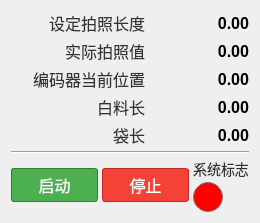
              <widget class="QWidget" name="widget_panelPhoto" native="true">
               <property name="sizePolicy">
                <sizepolicy hsizetype="Expanding" vsizetype="Expanding">
                 <horstretch>0</horstretch>
                 <verstretch>0</verstretch>
                </sizepolicy>
               </property>
               <property name="minimumSize">
                <size>
                 <width>260</width>
                 <height>0</height>
                </size>
               </property>
               <property name="maximumSize">
                <size>
                 <width>260</width>
                 <height>16777215</height>
                </size>
               </property>
               <property name="styleSheet">
                <string notr="true">QWidget#widget_panelPhoto {
    background-color: white;
    border: 1px solid #c8c8c8;
    border-radius: 4px;
}</string>
               </property>
               <layout class="QVBoxLayout" name="vLayout_panelPhoto">
                <property name="spacing">
                 <number>4</number>
                </property>
                <item>
                 <layout class="QHBoxLayout" name="hLayout_setPhotoLength">
                  <item>
                   <widget class="QLabel" name="label_setPhotoLength">
                    <property name="styleSheet">
                     <string notr="true">QLabel {
    font-size: 16px;
    color: #333333;
    border: none;
}</string>
                    </property>
                    <property name="text">
                     <string>设定拍照长度</string>
                    </property>
                    <property name="alignment">
                     <set>Qt::AlignmentFlag::AlignRight|Qt::AlignmentFlag::AlignTrailing|Qt::AlignmentFlag::AlignVCenter</set>
                    </property>
                   </widget>
                  </item>
                  <item>
                   <widget class="QLabel" name="label_setPhotoLengthValue">
                    <property name="minimumSize">
                     <size>
                      <width>100</width>
                      <height>0</height>
                     </size>
                    </property>
                    <property name="maximumSize">
                     <size>
                      <width>100</width>
                      <height>16777215</height>
                     </size>
                    </property>
                    <property name="styleSheet">
                     <string notr="true">QLabel {
    font-size: 16px;
    font-weight: bold;
    color: #000000;
    border: none;
}</string>
                    </property>
                    <property name="text">
                     <string>0.00</string>
                    </property>
                    <property name="alignment">
                     <set>Qt::AlignmentFlag::AlignRight|Qt::AlignmentFlag::AlignTrailing|Qt::AlignmentFlag::AlignVCenter</set>
                    </property>
                   </widget>
                  </item>
                 </layout>
                </item>
                <item>
                 <layout class="QHBoxLayout" name="hLayout_actualPhotoValue">
                  <item>
                   <widget class="QLabel" name="label_actualPhoto">
                    <property name="styleSheet">
                     <string notr="true">QLabel {
    font-size: 16px;
    color: #333333;
    border: none;
}</string>
                    </property>
                    <property name="text">
                     <string>实际拍照值</string>
                    </property>
                    <property name="alignment">
                     <set>Qt::AlignmentFlag::AlignRight|Qt::AlignmentFlag::AlignTrailing|Qt::AlignmentFlag::AlignVCenter</set>
                    </property>
                   </widget>
                  </item>
                  <item>
                   <widget class="QLabel" name="label_actualPhotoValue">
                    <property name="minimumSize">
                     <size>
                      <width>100</width>
                      <height>0</height>
                     </size>
                    </property>
                    <property name="maximumSize">
                     <size>
                      <width>100</width>
                      <height>16777215</height>
                     </size>
                    </property>
                    <property name="styleSheet">
                     <string notr="true">QLabel {
    font-size: 16px;
    font-weight: bold;
    color: #000000;
    border: none;
}</string>
                    </property>
                    <property name="text">
                     <string>0.00</string>
                    </property>
                    <property name="alignment">
                     <set>Qt::AlignmentFlag::AlignRight|Qt::AlignmentFlag::AlignTrailing|Qt::AlignmentFlag::AlignVCenter</set>
                    </property>
                   </widget>
                  </item>
                 </layout>
                </item>
                <item>
                 <layout class="QHBoxLayout" name="hLayout_encoderPos">
                  <item>
                   <widget class="QLabel" name="label_encoderPos">
                    <property name="styleSheet">
                     <string notr="true">QLabel {
    font-size: 16px;
    color: #333333;
    border: none;
}</string>
                    </property>
                    <property name="text">
                     <string>编码器当前位置</string>
                    </property>
                    <property name="alignment">
                     <set>Qt::AlignmentFlag::AlignRight|Qt::AlignmentFlag::AlignTrailing|Qt::AlignmentFlag::AlignVCenter</set>
                    </property>
                   </widget>
                  </item>
                  <item>
                   <widget class="QLabel" name="label_encoderPosValue">
                    <property name="minimumSize">
                     <size>
                      <width>100</width>
                      <height>0</height>
                     </size>
                    </property>
                    <property name="maximumSize">
                     <size>
                      <width>100</width>
                      <height>16777215</height>
                     </size>
                    </property>
                    <property name="styleSheet">
                     <string notr="true">QLabel {
    font-size: 16px;
    font-weight: bold;
    color: #000000;
    border: none;
}</string>
                    </property>
                    <property name="text">
                     <string>0.00</string>
                    </property>
                    <property name="alignment">
                     <set>Qt::AlignmentFlag::AlignRight|Qt::AlignmentFlag::AlignTrailing|Qt::AlignmentFlag::AlignVCenter</set>
                    </property>
                   </widget>
                  </item>
                 </layout>
                </item>
                <item>
                 <layout class="QHBoxLayout" name="hLayout_whiteLength">
                  <item>
                   <widget class="QLabel" name="label_whiteLength">
                    <property name="styleSheet">
                     <string notr="true">QLabel {
    font-size: 16px;
    color: #333333;
    border: none;
}</string>
                    </property>
                    <property name="text">
                     <string>白料长</string>
                    </property>
                    <property name="alignment">
                     <set>Qt::AlignmentFlag::AlignRight|Qt::AlignmentFlag::AlignTrailing|Qt::AlignmentFlag::AlignVCenter</set>
                    </property>
                   </widget>
                  </item>
                  <item>
                   <widget class="QLabel" name="label_whiteLengthValue">
                    <property name="minimumSize">
                     <size>
                      <width>100</width>
                      <height>0</height>
                     </size>
                    </property>
                    <property name="maximumSize">
                     <size>
                      <width>100</width>
                      <height>16777215</height>
                     </size>
                    </property>
                    <property name="styleSheet">
                     <string notr="true">QLabel {
    font-size: 16px;
    font-weight: bold;
    color: #000000;
    border: none;
}</string>
                    </property>
                    <property name="text">
                     <string>0.00</string>
                    </property>
                    <property name="alignment">
                     <set>Qt::AlignmentFlag::AlignRight|Qt::AlignmentFlag::AlignTrailing|Qt::AlignmentFlag::AlignVCenter</set>
                    </property>
                   </widget>
                  </item>
                 </layout>
                </item>
                <item>
                 <layout class="QHBoxLayout" name="hLayout_bagLength">
                  <item>
                   <widget class="QLabel" name="label_bagLength">
                    <property name="styleSheet">
                     <string notr="true">QLabel {
    font-size: 16px;
    color: #333333;
    border: none;
}</string>
                    </property>
                    <property name="text">
                     <string>袋长</string>
                    </property>
                    <property name="alignment">
                     <set>Qt::AlignmentFlag::AlignRight|Qt::AlignmentFlag::AlignTrailing|Qt::AlignmentFlag::AlignVCenter</set>
                    </property>
                   </widget>
                  </item>
                  <item>
                   <widget class="QLabel" name="label_bagLengthValue">
                    <property name="minimumSize">
                     <size>
                      <width>100</width>
                      <height>0</height>
                     </size>
                    </property>
                    <property name="maximumSize">
                     <size>
                      <width>100</width>
                      <height>16777215</height>
                     </size>
                    </property>
                    <property name="styleSheet">
                     <string notr="true">QLabel {
    font-size: 16px;
    font-weight: bold;
    color: #000000;
    border: none;
}</string>
                    </property>
                    <property name="text">
                     <string>0.00</string>
                    </property>
                    <property name="alignment">
                     <set>Qt::AlignmentFlag::AlignRight|Qt::AlignmentFlag::AlignTrailing|Qt::AlignmentFlag::AlignVCenter</set>
                    </property>
                   </widget>
                  </item>
                 </layout>
                </item>
                <item>
                 <widget class="Line" name="line_photo">
                  <property name="orientation">
                   <enum>Qt::Orientation::Horizontal</enum>
                  </property>
                 </widget>
                </item>
                <item>
                 <layout class="QHBoxLayout" name="hLayout_photoCtrl" stretch="1,1,1">
                  <item>
                   <widget class="QPushButton" name="pbtn_start">
                    <property name="styleSheet">
                     <string notr="true">QPushButton {
    padding: 4px 8px;
    border: 1px solid #2e7d32;
    border-radius: 3px;
    background-color: #4CAF50;
    color: white;
    font-size: 16px;
}

QPushButton:pressed {
    background-color: #388E3C;
}</string>
                    </property>
                    <property name="text">
                     <string>启动</string>
                    </property>
                   </widget>
                  </item>
                  <item>
                   <widget class="QPushButton" name="pbtn_stop">
                    <property name="styleSheet">
                     <string notr="true">QPushButton {
    padding: 4px 8px;
    border: 1px solid #c62828;
    border-radius: 3px;
    background-color: #F44336;
    color: white;
    font-size: 16px;
}

QPushButton:pressed {
    background-color: #D32F2F;
}</string>
                    </property>
                    <property name="text">
                     <string>停止</string>
                    </property>
                   </widget>
                  </item>
                  <item>
                   <layout class="QVBoxLayout" name="vLayout_systemFlag">
                    <property name="spacing">
                     <number>2</number>
                    </property>
                    <item>
                     <widget class="QLabel" name="label_systemFlagTitle">
                      <property name="styleSheet">
                       <string notr="true">QLabel {
    font-size: 14px;
    color: #333333;
    border: none;
}</string>
                      </property>
                      <property name="text">
                       <string>系统标志</string>
                      </property>
                      <property name="alignment">
                       <set>Qt::AlignmentFlag::AlignCenter</set>
                      </property>
                     </widget>
                    </item>
                    <item>
                     <widget class="QLabel" name="label_systemFlag">
                      <property name="sizePolicy">
                       <sizepolicy hsizetype="Preferred" vsizetype="Preferred">
                        <horstretch>0</horstretch>
                        <verstretch>0</verstretch>
                       </sizepolicy>
                      </property>
                      <property name="minimumSize">
                       <size>
                        <width>30</width>
                        <height>30</height>
                       </size>
                      </property>
                      <property name="maximumSize">
                       <size>
                        <width>30</width>
                        <height>30</height>
                       </size>
                      </property>
                      <property name="layoutDirection">
                       <enum>Qt::LayoutDirection::LeftToRight</enum>
                      </property>
                      <property name="styleSheet">
                       <string notr="true">QLabel {
    background-color: red;
    border: 1px solid #7a7a7a;
    border-radius: 15px;
}</string>
                      </property>
                      <property name="text">
                       <string/>
                      </property>
                     </widget>
                    </item>
                   </layout>
                  </item>
                 </layout>
                </item>
               </layout>
              </widget>
